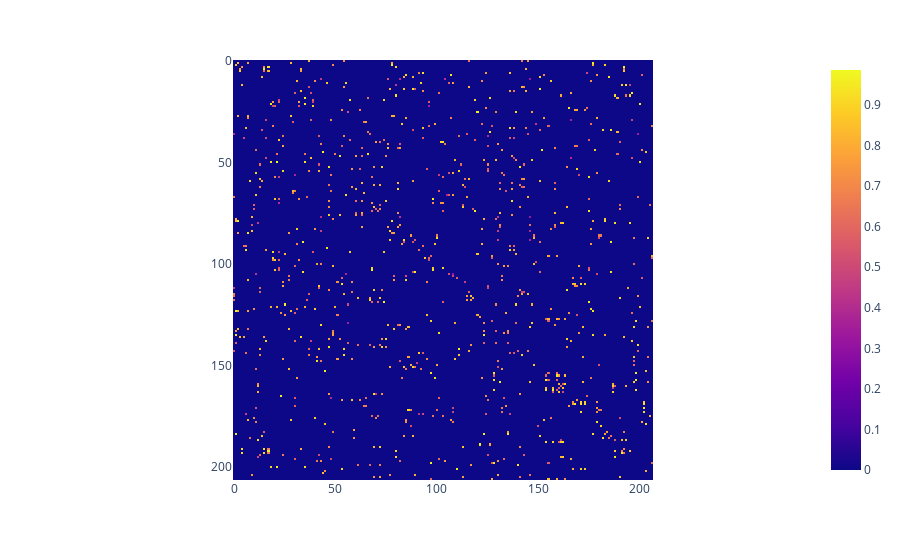

Write notebook code for a chart like this one.
### Code cell
px.imshow(correlations_with_edges)

### Figure 1 — Plotly figure (JSON) as saved in the notebook; plotly's stock layout.template omitted (floating-point values rounded to 4 significant figures; data arrays with more than 128 entries replaced by an {"elided": "..."} marker saying what was removed)
{"data": [{"coloraxis": "coloraxis", "hovertemplate": "x: %{x}<br>y: %{y}<br>color: %{z}<extra></extra>", "name": "0", "type": "heatmap", "xaxis": "x", "yaxis": "y", "z": {"elided": "207x207 float values"}}], "layout": {"coloraxis": {"colorscale": [[0, "#0d0887"], [0.1111, "#46039f"], [0.2222, "#7201a8"], [0.3333, "#9c179e"], [0.4444, "#bd3786"], [0.5556, "#d8576b"], [0.6667, "#ed7953"], [0.7778, "#fb9f3a"], [0.8889, "#fdca26"], [1, "#f0f921"]]}, "margin": {"t": 60}, "xaxis": {"anchor": "y", "constrain": "domain", "domain": [0, 1], "scaleanchor": "y"}, "yaxis": {"anchor": "x", "autorange": "reversed", "constrain": "domain", "domain": [0, 1]}}}
